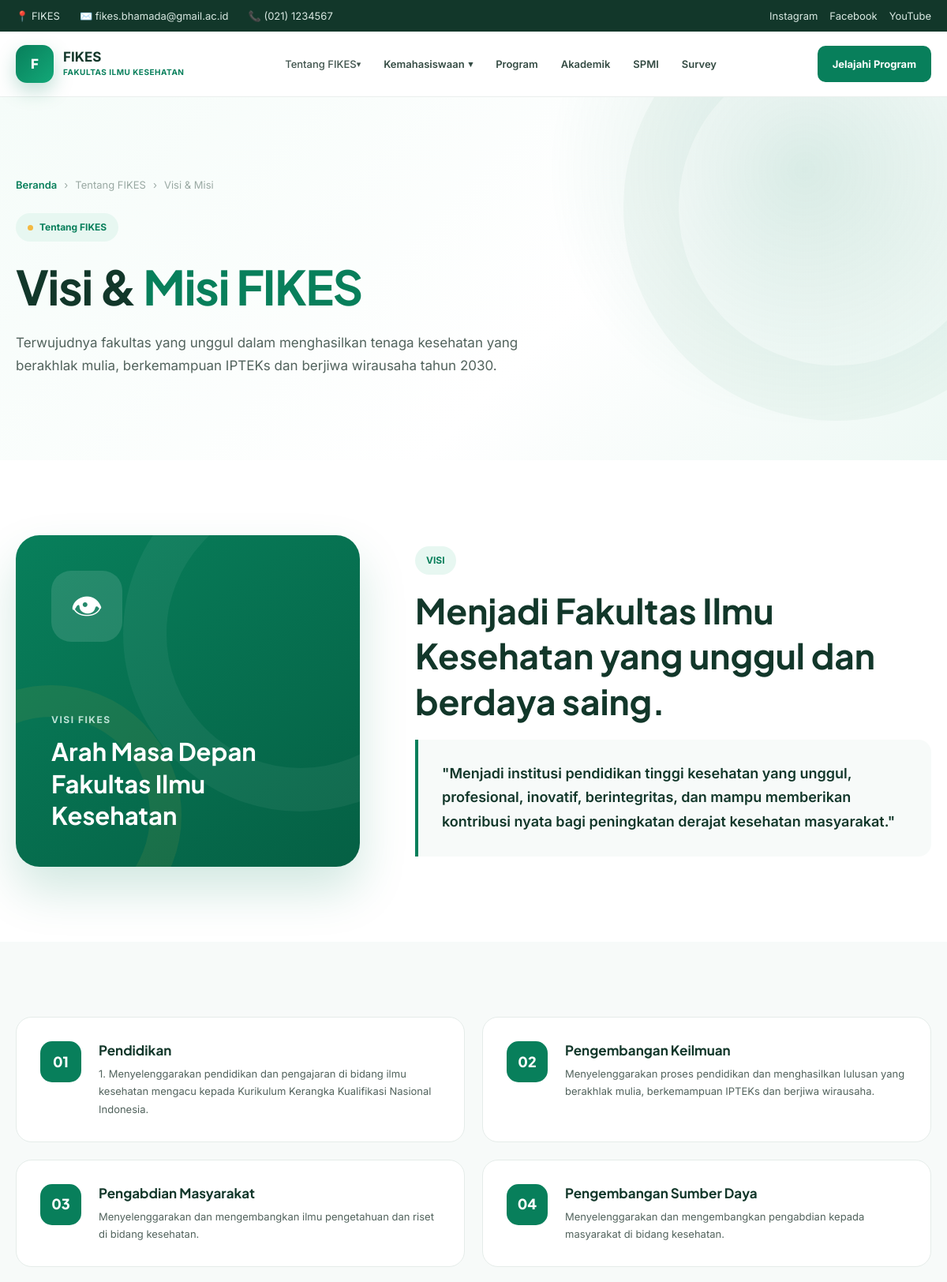
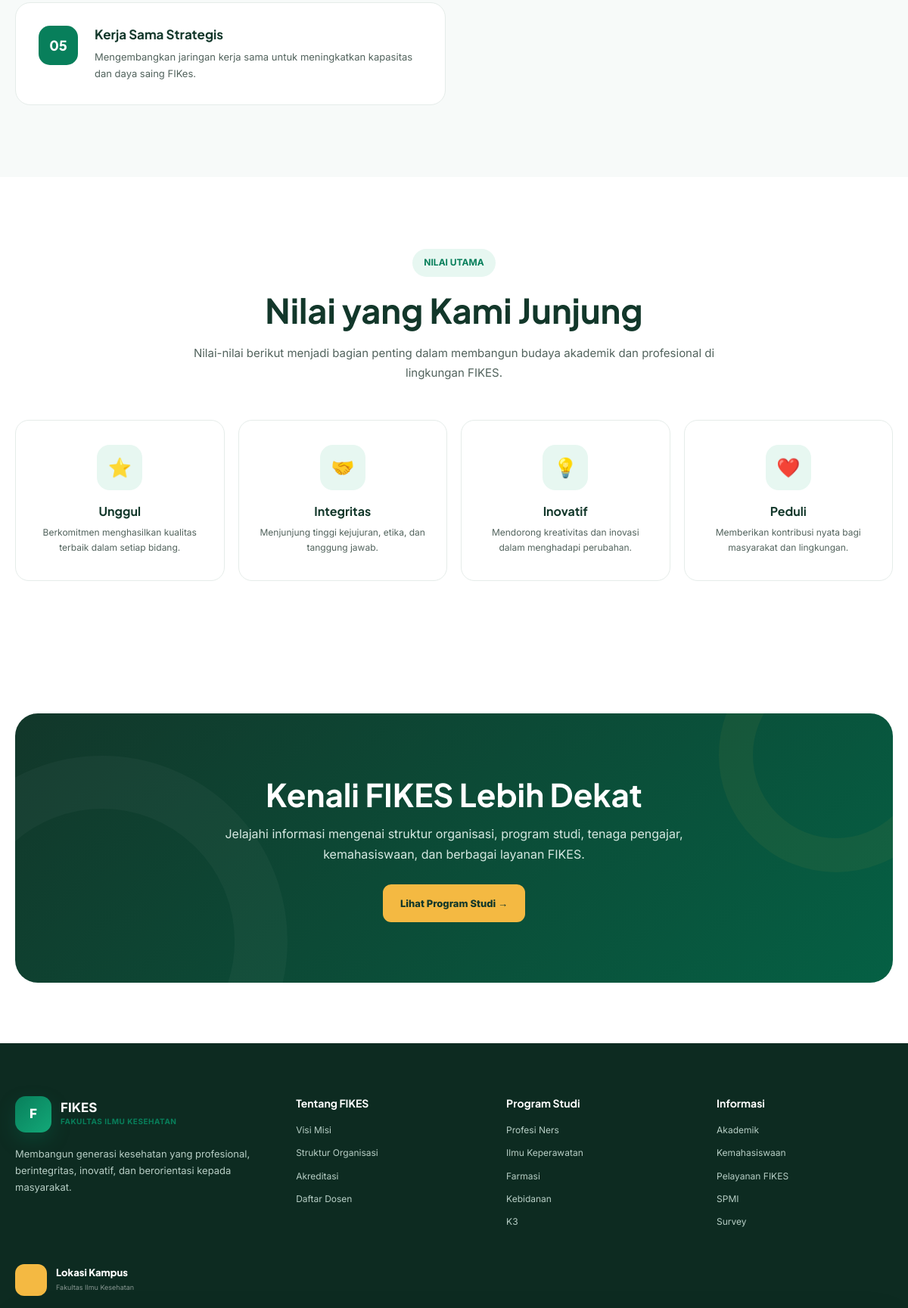
Screenshot of /page/visi-misi/visi-misi.php (upper part) with the database file from the repository (2 pictures, top to bottom).
### tables this page shows
CREATE TABLE `pengaturan` (
  `id` int(10) UNSIGNED NOT NULL,
  `nama_kampus` varchar(180) DEFAULT 'Fakultas Ilmu Kesehatan',
  `email` varchar(150) DEFAULT 'info@fikes.ac.id',
  `telepon` varchar(50) DEFAULT '(021) 1234567',
  `alamat` text DEFAULT NULL,
  `instagram` varchar(255) DEFAULT NULL,
  `facebook` varchar(255) DEFAULT NULL,
  `youtube` varchar(255) DEFAULT NULL,
  `maps_embed` text DEFAULT NULL
);

CREATE TABLE `visi_misi` (
  `id` int(10) UNSIGNED NOT NULL,
  `visi` text NOT NULL,
  `created_at` timestamp NOT NULL DEFAULT current_timestamp(),
  `updated_at` timestamp NOT NULL DEFAULT current_timestamp() ON UPDATE current_timestamp()
);

CREATE TABLE `misi` (
  `id` int(10) UNSIGNED NOT NULL,
  `nomor` int(11) NOT NULL,
  `judul` varchar(150) NOT NULL,
  `isi` text NOT NULL,
  `created_at` timestamp NOT NULL DEFAULT current_timestamp()
);

### page/includes/site-settings.php (called while the page is built, shortened)
<?php
function fikes_setting_value(array $row, array $aliases, string $default = ''): string
{
    foreach ($aliases as $key) {
        if (array_key_exists($key, $row) && trim((string)$row[$key]) !== '') {
            return trim((string)$row[$key]);
        }
    }
    return $default;
}
function fikes_find_settings_table(PDO $pdo): ?array
{
    $preferred = [
        'pengaturan_website', 'pengaturan_web', 'pengaturan',
        'website_settings', 'site_settings', 'settings',
        'konfigurasi_website', 'konfigurasi'
    ];
    $tables = $pdo->query("SELECT TABLE_NAME FROM information_schema.TABLES WHERE TABLE_SCHEMA = DATABASE() AND TABLE_TYPE='BASE TABLE'")->fetchAll(PDO::FETCH_COLUMN);
    $tables = array_values(array_unique(array_map('strval', $tables)));
    $ordered = [];
    foreach ($preferred as $name) if (in_array($name, $tables, true)) $ordered[] = $name;
    foreach ($tables as $name) if (!in_array($name, $ordered, true)) $ordered[] = $name;
    $best = null;
    $bestScore = 0;
    foreach ($ordered as $table) {
        $st = $pdo->prepare("SELECT COLUMN_NAME FROM information_schema.COLUMNS WHERE TABLE_SCHEMA = DATABASE() AND TABLE_NAME = ? ORDER BY ORDINAL_POSITION");
        $st->execute([$table]);
        $cols = $st->fetchAll(PDO::FETCH_COLUMN);
        $lc = array_map('strtolower', $cols);
        $score = 0;
        foreach (['nama_website','nama_website','site_name','website_name','email','telepon','alamat','instagram','facebook','youtube','logo','google_maps','maps','copyright','deskripsi'] as $c) {
            if (in_array($c, $lc, true)) $score += 2;
        }
        foreach (['key','setting_key','nama','kunci'] as $c) if (in_array($c,$lc,true)) $score += 1;
        foreach (['value','setting_value','nilai','isi'] as $c) if (in_array($c,$lc,true)) $score += 1;
        if (in_array($table, $preferred, true)) $score += 5;
        if ($score > $bestScore) { $bestScore = $score; $best = ['table'=>$table,'columns'=>$cols]; }
    }
    return $bestScore >= 3 ? $best : null;
}
function fikes_load_site_settings(PDO $pdo): array
{
    $found = fikes_find_settings_table($pdo);
    $table = str_replace('`','', $found['table']);
    $columns = array_map('strtolower', $found['columns']);
    $quoted = '`' . str_replace('`','``',$table) . '`';
    $rows = $pdo->query("SELECT * FROM $quoted LIMIT 1")->fetch(PDO::FETCH_ASSOC);
    $row = array_change_key_case($rows, CASE_LOWER);
    $keyCol = null; $valueCol = null;
    return $row;
}
function fikes_site_settings(PDO $pdo): array
{
    static $cache = null;
    if ($cache !== null) return $cache;
    $cache = fikes_load_site_settings($pdo);
    return $cache;
}

### page/visi-misi/visi-misi.php (the view, shortened to what this page needs)
<?php
$host = 'localhost';
$db   = 'fikes';
$user = 'root';
$pass = '';
$charset = 'utf8mb4';
$dsn = "mysql:host=$host;dbname=$db;charset=$charset";
$options = [
  PDO::ATTR_ERRMODE => PDO::ERRMODE_EXCEPTION,
  PDO::ATTR_DEFAULT_FETCH_MODE => PDO::FETCH_ASSOC,
  PDO::ATTR_EMULATE_PREPARES => false,
];
try {
  $pdo = new PDO($dsn, $user, $pass, $options);
} catch (PDOException $e) {
  die('Koneksi database gagal: ' . $e->getMessage());
}
$visi = $pdo->query("SELECT * FROM visi_misi WHERE id=1")->fetch();
$misi = $pdo->query("SELECT * FROM misi ORDER BY nomor")->fetchAll();
if (!function_exists('e')) {
  function e($value)
  {
    return htmlspecialchars($value ?? '', ENT_QUOTES, 'UTF-8');
  }
}
?>
<!doctype html>
<html lang="id">
  <head>
    <link rel="stylesheet" href="/fikes/assets/css/style.css">
  </head>
  <body>
    <?php require_once __DIR__ . '/../menu/topbar.php'; ?>
    <?php require_once __DIR__ . '/../menu/navbar.php'; ?>
    <main>
      <section class="page-hero">
        <div class="container">
          <div class="hero-content">
            <div class="breadcrumb">
              <a href="index.html"> Beranda </a>
              <span>›</span>
              <span> Tentang FIKES </span>
              <span>›</span>
              <span> Visi & Misi </span>
            </div>
            <div class="hero-label">
              <span></span>
              Tentang FIKES
            </div>
            <h1>
              Visi &
              <span>Misi FIKES</span>
            </h1>
            <p>
              <?= e($visi['visi']) ?>
            </p>
          </div>
        </div>
      </section>
      <section class="section visi-section">
        <div class="container visi-grid">
          <div class="visi-visual">
            <div class="visi-icon">👁</div>
            <div class="visi-visual-content">
              <small> Visi FIKES </small>
              <h3>Arah Masa Depan Fakultas Ilmu Kesehatan</h3>
            </div>
          </div>
          <div class="visi-content">
            <span class="section-label"> VISI </span>
            <h2>
              Menjadi Fakultas Ilmu Kesehatan yang unggul dan berdaya saing.
            </h2>
            <div class="visi-text">
              "Menjadi institusi pendidikan tinggi kesehatan yang unggul,
              profesional, inovatif, berintegritas, dan mampu memberikan
              kontribusi nyata bagi peningkatan derajat kesehatan masyarakat."
            </div>
          </div>
        </div>
      </section>
      <section class="section misi-section">
        <div class="container">
          <div class="misi-grid">
            <?php foreach ($misi as $i => $m): ?>
            <div class="misi-card">
              <div class="misi-number"><?= sprintf('%02d', $i + 1) ?></div>
              <div>
                <h3><?= $m['judul'] ?></h3>
                <p>
                  <?= e($m['isi']) ?>
                </p>
              </div>
            </div>
            <?php endforeach; ?>
          </div>
        </div>
      </section>
      <section class="section nilai-section">
        <div class="container">
          <div class="section-header">
            <span class="section-label"> NILAI UTAMA </span>
            <h2>Nilai yang Kami Junjung</h2>
            <p>
              Nilai-nilai berikut menjadi bagian penting dalam membangun budaya
              akademik dan profesional di lingkungan FIKES.
            </p>
          </div>
          <div class="nilai-grid">
            <div class="nilai-card">
              <div class="nilai-icon">⭐</div>
              <h3>Unggul</h3>
              <p>
                Berkomitmen menghasilkan kualitas terbaik dalam setiap bidang.
              </p>
            </div>
            <div class="nilai-card">
              <div class="nilai-icon">🤝</div>
              <h3>Integritas</h3>
              <p>Menjunjung tinggi kejujuran, etika, dan tanggung jawab.</p>
            </div>
            <div class="nilai-card">
              <div class="nilai-icon">💡</div>
              <h3>Inovatif</h3>
              <p>
                Mendorong kreativitas dan inovasi dalam menghadapi perubahan.
              </p>
            </div>
            <div class="nilai-card">
              <div class="nilai-icon">❤️</div>
              <h3>Peduli</h3>
              <p>Memberikan kontribusi nyata bagi masyarakat dan lingkungan.</p>
            </div>
          </div>
        </div>
      </section>
      <section class="cta-section">
        <div class="container">
          <div class="cta">
            <div class="cta-content">
              <h2>Kenali FIKES Lebih Dekat</h2>
              <p>
                Jelajahi informasi mengenai struktur organisasi, program studi,
                tenaga pengajar, kemahasiswaan, dan berbagai layanan FIKES.
              </p>
              <a href="/fikes/program-studi" class="btn">
                Lihat Program Studi →
              </a>
            </div>
          </div>
        </div>
      </section>
    </main>
    <?php require_once __DIR__ . '/../menu/footer.php'; ?>
  </body>
</html>

### page/menu/topbar.php (shortened to what this page needs)
<?php
require_once __DIR__ . '/../includes/site-settings.php';
$site = fikes_site_settings($pdo);
$siteName = fikes_setting_value($site, ['nama_website', 'site_name', 'website_name', 'nama', 'title'], 'FIKES');
$siteEmail = fikes_setting_value($site, ['email', 'email_website', 'email_kampus', 'email_fikes'], 'info@fikes.ac.id');
$sitePhone = fikes_setting_value($site, ['telepon', 'no_telepon', 'nomor_telepon', 'phone', 'telephone', 'telp'], '(021)
1234567');
$siteInstagram = fikes_setting_value($site, ['instagram', 'instagram_url', 'link_instagram'], '#');
$siteFacebook = fikes_setting_value($site, ['facebook', 'facebook_url', 'link_facebook'], '#');
$siteYoutube = fikes_setting_value($site, ['youtube', 'youtube_url', 'link_youtube'], '#');
?>
<div class="topbar">
  <div class="container topbar-inner">
    <div class="topbar-info">
      <span>📍 <?= e($siteName) ?></span>
      <span>✉️ <?= e($siteEmail) ?></span>
      <span>📞 <?= e($sitePhone) ?></span>
    </div>
    <div class="topbar-social">
      <?php if ($siteInstagram !== '#'): ?><a href="<?= e($siteInstagram) ?>" target="_blank"
          rel="noopener">Instagram</a><?php endif; ?>
      <?php if ($siteFacebook !== '#'): ?><a href="<?= e($siteFacebook) ?>" target="_blank"
          rel="noopener">Facebook</a><?php endif; ?>
      <?php if ($siteYoutube !== '#'): ?><a href="<?= e($siteYoutube) ?>" target="_blank"
          rel="noopener">YouTube</a><?php endif; ?>
    </div>
  </div>
</div>

### rows the page displays
pengaturan: email "fikes.bhamada@gmail.ac.id", telepon "(021) 1234567"
visi_misi: visi "Terwujudnya fakultas yang unggul dalam menghasilkan tenaga kesehatan yang berakhlak mulia, berkemampuan IPTEKs dan berjiwa wirausaha tahun 2030."
misi: judul "Pendidikan", isi "1. Menyelenggarakan pendidikan dan pengajaran di bidang ilmu kesehatan mengacu kepada Kurikulum Kerangka Kualifikasi Nasional Indonesia."
misi: judul "Pengembangan Keilmuan", isi "Menyelenggarakan proses pendidikan dan menghasilkan lulusan yang berakhlak mulia, berkemampuan IPTEKs dan berjiwa wirausaha."
misi: judul "Pengabdian Masyarakat", isi "Menyelenggarakan dan mengembangkan ilmu pengetahuan dan riset di bidang kesehatan."
misi: judul "Pengembangan Sumber Daya", isi "Menyelenggarakan dan mengembangkan pengabdian kepada masyarakat di bidang kesehatan."
misi: judul "Kerja Sama Strategis", isi "Mengembangkan jaringan kerja sama untuk meningkatkan kapasitas dan daya saing FIKes."

### other values shown
$siteName "FIKES"
